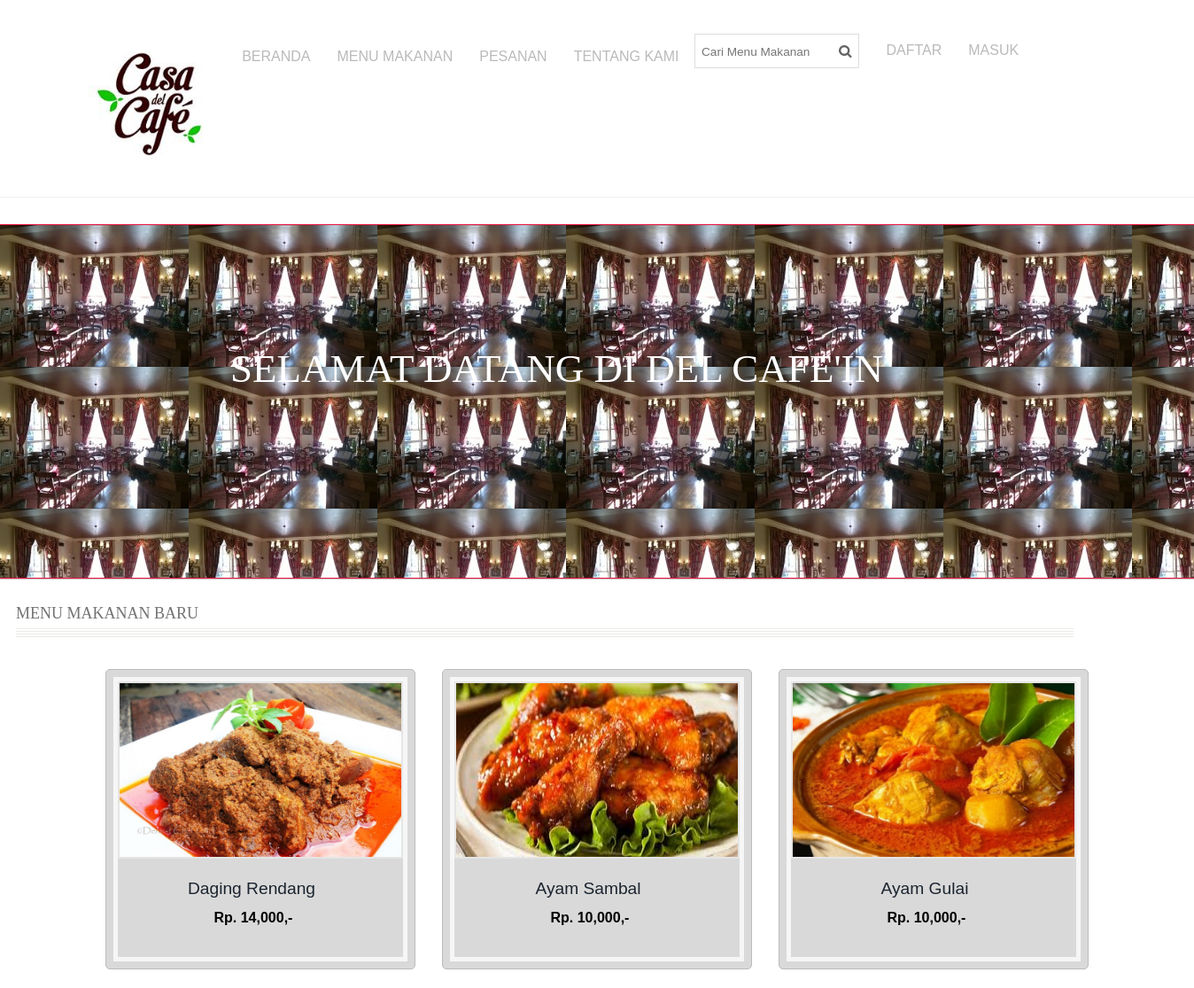
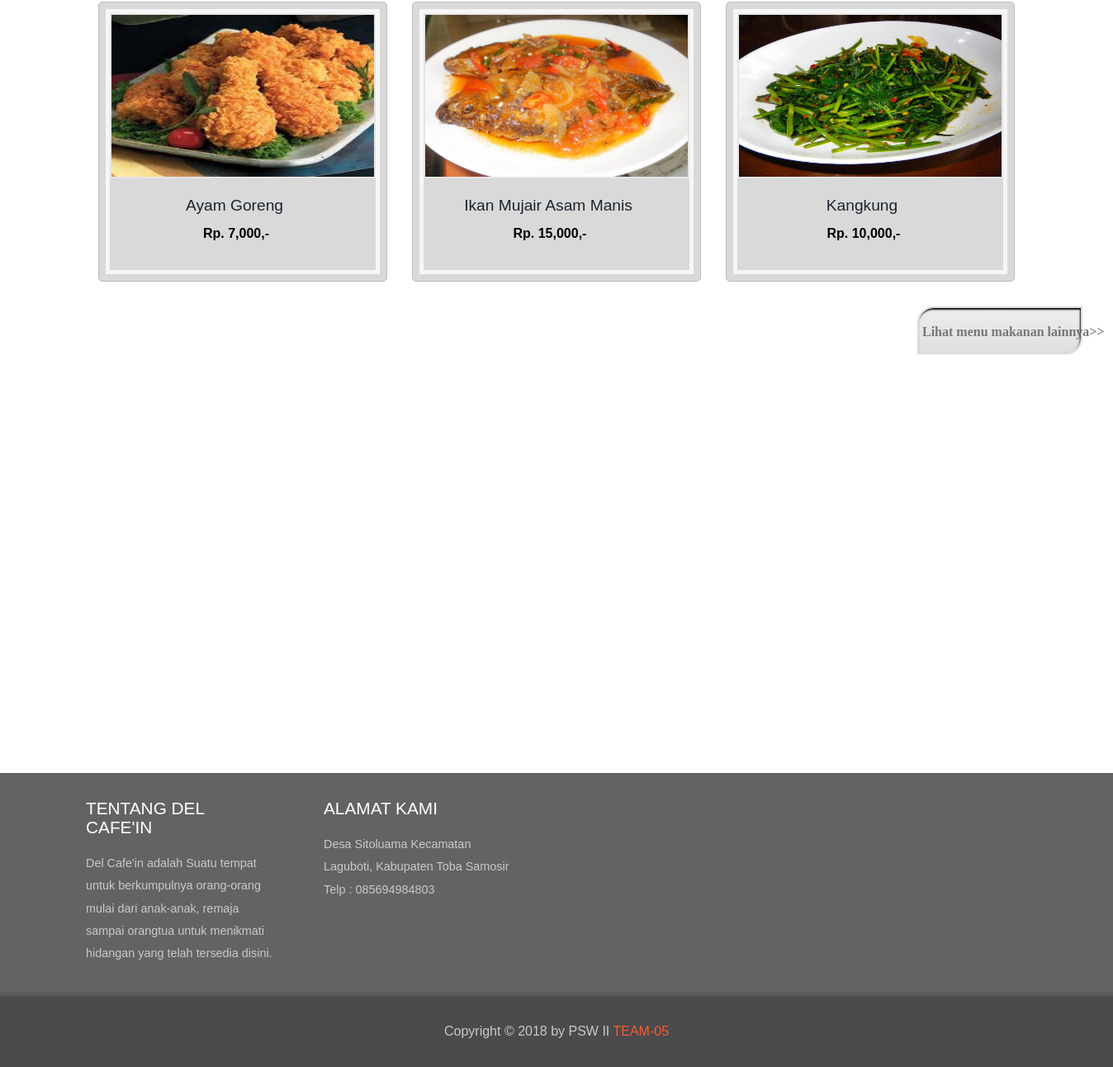
The page / on the database its author committed (2 pictures, top to bottom).
### tables this page shows
CREATE TABLE `makanan` (
  `id_produk` int(11) NOT NULL,
  `nama` varchar(100) NOT NULL,
  `harga` int(10) NOT NULL,
  `qty` int(9) NOT NULL,
  `keterangan` varchar(500) NOT NULL,
  `gambar` varchar(45) NOT NULL,
  `id_kategori` int(11) NOT NULL
);

### index.php (the view, shortened to what this page needs)
<?php
    include 'header.php';
?>
  <ul class="tp-hd-lft wow fadeInDown animated" data-wow-delay="0.5s">
<div class="slider-wrapper">
		<div id="da-slider" class="da-slider" style="	background: transparent url(img/cafee.jpg) repeat 0% 0%;
	border-top: 1px solid #eb103c;
	border-bottom: 1px solid #eb103c;
	">
	<p style="color: #ffffff; font-size: 45px; margin-top: 130px; margin-left: 260px; font-family: jokerman;" >SELAMAT DATANG DI DEL CAFE'IN</p>
</div>
  <ul class="tp-hd-lft wow fadeInDown animated" data-wow-delay="0.5s">
			<div class="" ="content_top">
				<h3 class="future" style="font-family: cursive; font-size: 18px;">MENU MAKANAN BARU</h3><br>
				<div class="container">
					<div class="box_1">
					<div class="">
						<?php
	$makanan = mysqli_query($koneksi, "SELECT * FROM makanan ORDER BY id_produk LIMIT 6");
	while($p = mysqli_fetch_array($makanan)){
?>
<div class="grids_of_4">
<div class="col-md-4">
				<div class="col-md 7">
				<div class="content_box"><a href="detailproduk.php?id=<?=$p['id_produk']?>">
			   	  <div class="view view-fifth">
			   	   	<img src="<?php echo 'admin/gambar/'.$p['gambar']; ?>" width="200" height="200"/>
				   </div>
				   	  </a>
				    <h5 style="margin-left: -20px;"><a href="detailproduk.php?id=<?=$p['id_']?>"> <?= $p['nama']?></a></h5>
				     <div class="size_1">
				     	<span class="item_price">Rp. <?= number_format($p['harga'])?>,-</span>
		      		  </div>
			     </div>
			</div><br>
				</div>
					</div>
				<?php }?>
				</div>
	</div>
</div>
</ul>
</div>
<div class="btn" style="padding-left: 1110px;">
<a href="produk.php" class="next">Lihat menu makanan lainnya>></a>
</div>
<?php
    include 'footer.php';
?>

### header.php (shortened to what this page needs)
<!DOCTYPE html>
<html>
    <head>
        <link href="css/bootstrap.css" rel="stylesheet" type="text/css" media="all" />
        <link href="css/style.css" rel="stylesheet" type="text/css" media="all" />
        <link href="css/megamenu.css" rel="stylesheet" type="text/css" media="all" />
        <link href="css/stylemenuindex.css" rel="stylesheet" type="text/css" media="all" />
        <link href="css/stylelogin.css" rel="stylesheet" type="text/css" media="all" />
        <link href="css/style2.css" rel="stylesheet" type="text/css" media="all">
        <link href="css/styletitle.css" rel="stylesheet" type="text/css" media="all">
         <link href="css/icons.css" rel="stylesheet" type="text/css" media="all">
        <link href="css/pagination.css" rel="stylesheet" type="text/css" media="all">
        <link href="css/slider.css" rel="stylesheet" type="text/css" media="all">
        <link href="css/animate.css" rel="stylesheet" type="text/css" media="all">
          <link href="css/hvr-shutter-in-vertical.css" rel="stylesheet" type="text/css" media="all">
        <link href="css/etalage.css" rel="stylesheet" type="text/css" media="all">
        <link rel="stylesheet" href="css/etalage.css">
    </head>
    <body>
        <div class="header_bottom men_border">
            <div class="container">
                <div class="col-xs-8 header-bottom-left">
                    <div class="col-xs-2 logo">
                        <h1><a href="index.php"><img src="images/cafe2.png" alt="logo" style="width: 145px; margin-left: -20px; margin-top: -5px;"></a></h1>
                    </div>
                    <div class="col-xs-6 menu">
                        <ul class="megamenu skyblue">
                            <li class="grid"><a class="color1" href="index.php" style="font-size: 16px;">Beranda</a></li>
                            <li class="grid"><a class="color1" href="produk.php" style="font-size: 16px;">Menu Makanan</a></li>
                            <li><a class="color1" href="keranjang.php" style="font-size: 16px;">Pesanan</a></li>
                            <li><a class="color1" href="about.php" style="font-size: 16px;">Tentang Kami</a></li>
                        </ul>
                    </div>
                </div>
                <div class="col-xs-4 header-bottom-right">
                    <div class="search" style="margin-left: -80px;">
                        <form method="GET" action="cari_produk.php">
                            <input type="text" name="cari" class="textbox" placeholder="Cari Menu Makanan" onfocus="this.value = '';" onblur="if (this.value == '') {
                                        this.value = 'Cari Menu Makanan';
                                    }">
                            <input type="submit" value="Subscribe" id="submit" name="submit">
                        </form>
                    </div>
                    <div class="col-sm-7">
                        <ul class="megamenu skyblue">
                            <?php
                            if (!isset($_SESSION['masuk'])) {
                                echo '<li class="grid"><a class="color1" href="register.php" style="font-size: 16px;">Daftar</a></li>
			              <li class="grid"><a class="color1" href="login.php" style="font-size: 16px;">Masuk</a></li>
			                					';
                            }
                            ?>
                        </ul>
                    </div>
                </div>
                <div class="clearfix"></div>
            </div>
        </div>

### footer.php (shortened to what this page needs)
<div class="footer">
			<div class="footer-middle">
				<div class="container">
					<div class="footer-middle-in">
						<h6>Tentang Del Cafe'in</h6>
						<p>Del Cafe'in adalah Suatu tempat untuk berkumpulnya orang-orang mulai dari anak-anak, remaja sampai orangtua untuk menikmati hidangan yang telah tersedia disini.</p>
					</div>
					<div class="footer-middle-in">
						<h6 style="margin-left: 60px;">Alamat Kami</h6>
						<p style="margin-left: 60px;">Desa Sitoluama Kecamatan Laguboti, Kabupaten Toba Samosir<br> Telp : 085694984803</p>
					</div>
					<div class="clearfix"></div>
				</div>
			</div>
			<p class="footer-class">Copyright © 2018 by PSW II <a href="#">TEAM-05</a> </p>
				<a href="#" id="toTop" style="display: block;"> <span id="toTopHover" style="opacity: 1;"> </span></a>
		</div>
		</body>
		</html>

### css/style.css (style rules this page uses)
h4, h5, h6, h1, h2, h3 { margin-top: 0; }
ul, ol { margin: 0; }
p { margin: 0; }
html, body { font-family: 'Lato', sans-serif; font-size: 100%; background:#fff; }
body a { transition: 0.5s all; -webkit-transition: 0.5s all; -o-transition: 0.5s all; -ms-transition: 0.5s all; -moz-transition: 0.5s all; }
.search { background: #fff; border: 1px solid #ddd; position: relative; float: left; }
.search input[type="text"] { border: none; outline: none; background: none; font-size:0.85em; color:#999; width:150px; padding:7px; -webkit-apperance:none; margin:0; -webkit-transition: all 0.5s ease-out; -moz-transition: all 0.5s ease-out; -ms-transition: all 0.5s ease-out; -o-transition: all 0.5s ease-out; }
.search input[type="submit"] { border: none; text-indent: -9999px; outline: none; cursor: pointer; background: url("../images/search1.png") no-repeat 2px 6px; width: 30px; height: 37px; padding: 8px; }
.logo { border-right: 1px solid #E0E0E0; padding-left:0; }
.logo h1 { text-transform: uppercase; font-size: 1.5em; font-weight: 800; margin: 5px 0 0 0; }
.logo h1 a { color:#333; }
.header_bottom { padding:2em 0; }
.header-bottom-left { margin-top:13px; padding-right:0; }
.col-xs-6.menu { padding-right: 0; }
.menu { width: 82% !important; }
.header-bottom-right { float:right; padding-right: 0; padding-left: 0; margin-top:6px; }
.content_box { border: 5px solid #f7f6f6; text-align: center; padding-bottom: 1em; }
.view { overflow: hidden; position: relative; }
.view-fifth img { -webkit-transition: all 0.3s ease-in-out; -moz-transition: all 0.3s ease-in-out; -o-transition: all 0.3s ease-in-out; -ms-transition: all 0.3s ease-in-out; transition: all 0.3s ease-in-out; }
.size_1 { margin:0.5em 0 1em; }
span.item_price { color: #000; font-size:1em; font-weight: 700; margin-right: 5%; }
.content_box h5 { color:#999; font-size:1.2em; line-height:1.5em; margin:1em 0 0.2em; }
.men_border { border-bottom: 1px solid #EFEFEF; }
ul { padding: 0; list-style: none; }

### css/megamenu.css (style rules this page uses)
.megamenu { margin-bottom:0px;padding:0;width:100%;list-style:none;display:inline-block;position:relative;font-size:0.8125em }
.megamenu li { margin-bottom:-5px;display:inline }
.megamenu>li>a { float:left;padding:8px 15px;text-decoration:none;text-transform:capitalize;font-size:1em; -webkit-transition: all 0.3s ease-in-out;text-transform:uppercase; -moz-transition: all 0.3s ease-in-out; -o-transition: all 0.3s ease-in-out; transition: all 0.3s ease-in-out; }
.skyblue li>a,.skyblue>li.showhide span { color:#BABABA; }

### css/stylemenuindex.css (style rules this page uses)
h3.future { color:#747272; font-size:1.3em; padding:0 1em; }
h3.future:after { content: ""; background: url(../images/line.png)0px 0px; width: 91%; height: 10px; display: inline-block; vertical-align: middle; }
.col-md { background:#d9d9d9; padding:0.5em; border:1px solid #BBBBBB; border-radius:5px; }
.col-md img { width:100%; border:2px solid #E5E5E5; }
.footer-middle { background:#636363; padding:2em 0; border-bottom:5px solid #5c5c5c; margin-top: 500px; }
.footer-middle-in { float: left; width: 20%; }
.footer-middle-in h6 { color:#fff; font-size:1.3em; padding:0 0 0.4em; text-transform:uppercase; }
.footer-middle-in p { color:#c9c9c9; font-size:0.9em; line-height:1.9em; width: 100%; }
.footer-class { color:#c9c9c9; font-size:1em; text-align:center; background:#4b4b4b; padding:2em 0; }
.footer-class a { color:#f95a32; text-decoration:none; }
#toTop { display: none; text-decoration: none; position: fixed; bottom: 25px; right: 10px; overflow: hidden; width: 52px; height: 52px; border: none; text-indent: 100%; background: url(' images/up.png') no-repeat 0px 0px; }
.content_box { border: 5px solid #f7f6f6; text-align: center; padding-bottom: 1em; }
.view { overflow: hidden; position: relative; }
.view-fifth img { -webkit-transition: all 0.3s ease-in-out; -moz-transition: all 0.3s ease-in-out; -o-transition: all 0.3s ease-in-out; -ms-transition: all 0.3s ease-in-out; transition: all 0.3s ease-in-out; }

### css/stylelogin.css (style rules this page uses)
body { font-family: 'Myriad Pro', 'Trebuchet MS', sans-serif; background: #ffffff; }

### rows shown on the page
makanan: gambar (picture), nama "Daging Rendang", harga "14,000"
makanan: gambar (picture), nama "Ayam Sambal", harga "10,000"
makanan: gambar (picture), nama "Ayam Gulai", harga "10,000"
makanan: gambar (picture), nama "Ayam Goreng", harga "7,000"
makanan: gambar (picture), nama "Ikan Mujair Asam Manis", harga "15,000"
makanan: gambar (picture), nama "Kangkung", harga "10,000"
